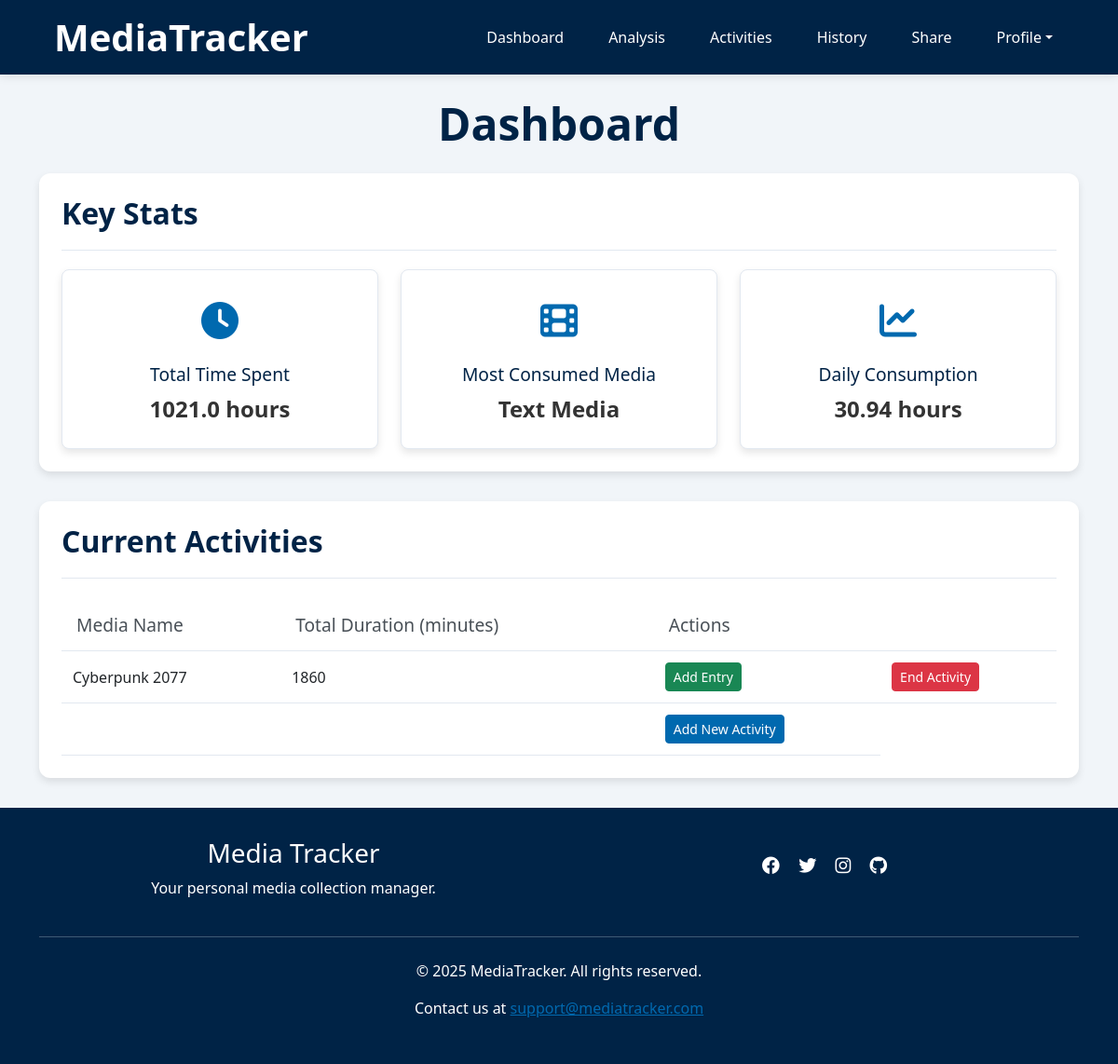
The page /dashboard (signed in) on the database as committed earlier.
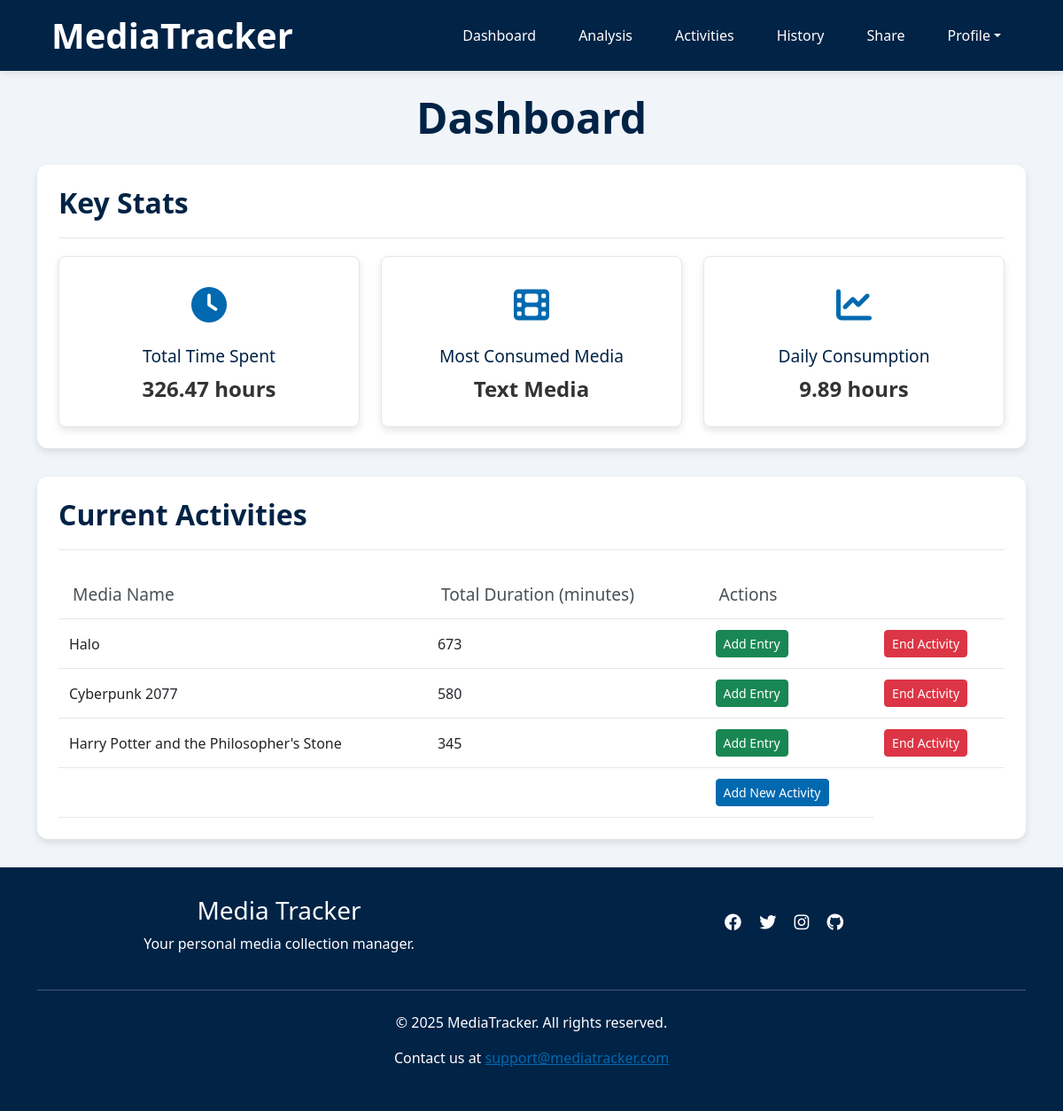
The same page on the database as committed later.
### app/models.py (models this page shows)
class Activities(db.Model):
    __tablename__ = 'Activities'
    id = db.Column(db.Integer, primary_key=True)
    username = db.Column(db.String(80), db.ForeignKey('Users.username'), nullable=False)
    media_type = db.Column(db.String(50), nullable=False)
    media_subtype = db.Column(db.String(50), nullable=True)
    media_name = db.Column(db.String(120), nullable=False)
    status = db.Column(db.String(20), nullable=False, default='ongoing')
    start_date = db.Column(db.Date, nullable=True)
    end_date = db.Column(db.Date, nullable=True)
    rating = db.Column(db.Float, nullable=True)
    comment = db.Column(db.Text, nullable=True)
    media_entries = db.relationship('Entries', backref='activity')

### app/routes.py (the view)
@blueprint.route('/dashboard', methods=['GET'])
@login_required
def dashboard():
    result = get_dashboard_data(current_user.username)
    if result: return result

### app/helpers/dashboard_functions.py (called while the page is built)
def get_dashboard_data(username):
    add_entry_form = AddEntryForm()  # Create an instance of the AddEntryForm
    end_activity_form = EndActivityForm()  # Create an instance of the EndActivityForm
    add_activity_form = AddActivityForm()  # Create an instance of the AddActivityForm
    stats = get_user_statistics(username)
    current_activities = get_current_activities(username)
    return render_template(
        'dashboard.html',
        total_time=stats['total_time'],
        most_consumed_media=stats['most_consumed_media'],
        daily_average_time=stats['daily_average_time'],
        current_activities=current_activities,
        add_entry_form=add_entry_form,
        end_activity_form=end_activity_form,
        add_activity_form=add_activity_form
    )

### app/models.py (called while the page is built)
@login.user_loader
def load_user(username):
    return db.session.get(Users, username)

### app/templates/dashboard.html (shortened to what this page needs)
{% extends "base.html" %}
{% block content %}
<div class="container">
    <h1 class="text-center page-title">Dashboard</h1>
     <section class="section wow fadeInUp" data-wow-duration="0.2s" data-wow-delay="0.05s">
        <div class="section-header">
            <h2 class="section-title">Key Stats</h2>
        </div>
        <div class="stats-grid">
            <div class="stats-metric-card">
                <div class="stats-icon clock">
                    <i class="fas fa-clock"></i>
                </div>
                <div class="container">
                    <div class="stats-info"><h3>Total Time Spent</h3></div>
                    <div class="stats-info"><p>{{ total_time }} hours</p></div>
                </div>
            </div>
            <div class="stats-metric-card">
                <div class="stats-icon film">
                    <i class="fas fa-film"></i>
                </div>
                <div class="container">
                    <div class="stats-info"><h3>Most Consumed Media</h3></div>
                    <div class="stats-info"><p>{{ most_consumed_media }}</p></div>
                </div>
            </div>
            <div class="stats-metric-card">
                <div class="stats-icon chart">
                    <i class="fas fa-chart-line"></i>
                </div>
                <div class="container">
                    <div class="stats-info"><h3>Daily Consumption</h3></div>
                    <div class="stats-info"><p>{{ daily_average_time }} hours</p></div>
                </div>
            </div>
        </div>
    </section>
    <section class="section wow fadeInUp" data-wow-duration="0.2s" data-wow-delay="0.1s">
        <div class="section-header" style="margin-bottom: 0;">
            <h2 class="section-title">Current Activities</h2>
        </div>
        <div  class="table-container">
        <table>
            <thead>
                <tr>
                    <th>Media Name</th>
                    <th>Total Duration (minutes)</th>
                    <th>Actions</th>
                    <th></th>
                </tr>
            </thead>
            <tbody>
                {% for activity in current_activities %}
                <tr>
                    <td>{{ activity.media_name }}</td>
                    <td>{{ activity.total_duration }}</td>
                    <td>
                        <button class="btn btn-success btn-sm" data-bs-toggle="modal" data-bs-target="#addEntryModal" data-activity-id="{{ activity.activity_id }}">Add Entry</button>
                    </td>
                    <td>
                        <button class="btn btn-danger btn-sm" data-bs-toggle="modal" data-bs-target="#endActivityModal" data-activity-id="{{ activity.activity_id }}">End Activity</button>
                    </td>
                </tr>
                {% endfor %}
                <tr>
                    <td></td><td></td>
                    <td><button class="btn btn-primary btn-sm" data-bs-toggle="modal" data-bs-target="#addActivityModal">Add New Activity</button></td>
                </tr>
            </tbody>
        </table>
        </div>
    </section>
</div>
{% endblock %}

Rows that differ between the two databases and show on the page:
now on this page (row edited): Activities: media_name "Halo", total_duration "673"
changed Activities "Cyberpunk 2077": total_duration "1860" → "580"
now on this page (row edited): Activities: media_name "Harry Potter and the Philosopher's Stone", total_duration "345"
Other text that changed with them:
{{ total_time }}: "1021.0" → "326.47"
{{ daily_average_time }}: "30.94" → "9.89"
